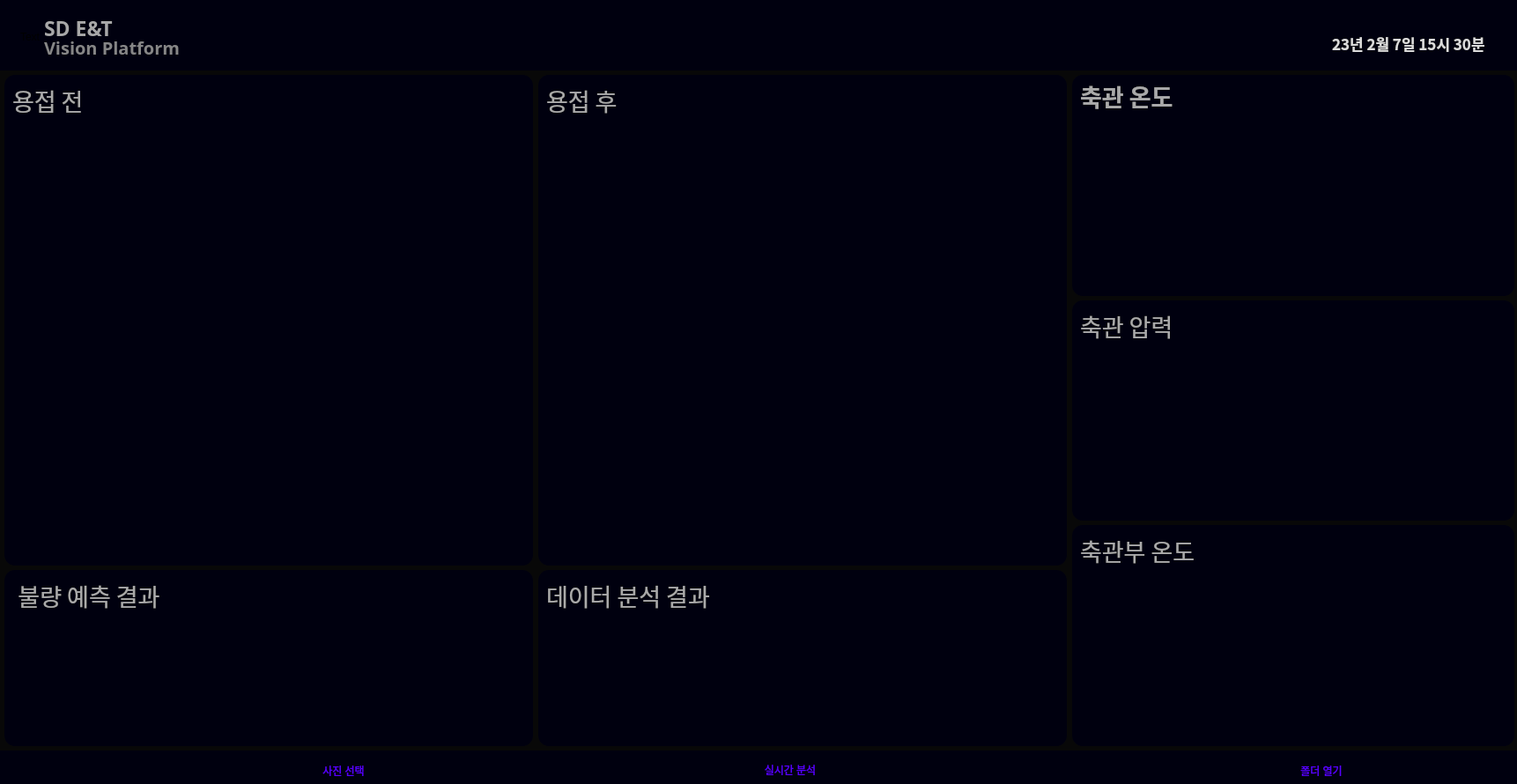
<?xml version="1.0" encoding="UTF-8"?>
<ui version="4.0">
 <class>widget</class>
 <widget class="QWidget" name="widget">
  <property name="geometry">
   <rect>
    <x>0</x>
    <y>0</y>
    <width>1722</width>
    <height>890</height>
   </rect>
  </property>
  <property name="windowTitle">
   <string>widget</string>
  </property>
  <widget class="QWidget" name="centralwidget">
   <property name="geometry">
    <rect>
     <x>0</x>
     <y>0</y>
     <width>1724</width>
     <height>892</height>
    </rect>
   </property>
   <property name="styleSheet">
    <string notr="true">background-color: rgb(8, 8, 8)</string>
   </property>
   <layout class="QVBoxLayout" name="verticalLayout">
    <property name="spacing">
     <number>5</number>
    </property>
    <property name="leftMargin">
     <number>0</number>
    </property>
    <property name="topMargin">
     <number>0</number>
    </property>
    <property name="rightMargin">
     <number>0</number>
    </property>
    <property name="bottomMargin">
     <number>0</number>
    </property>
    <item>
     <widget class="QFrame" name="topBar">
      <property name="minimumSize">
       <size>
        <width>0</width>
        <height>80</height>
       </size>
      </property>
      <property name="maximumSize">
       <size>
        <width>16777215</width>
        <height>80</height>
       </size>
      </property>
      <property name="styleSheet">
       <string notr="true">QFrame {
	background-color: rgb(13, 9, 36);
	border-radius: 5px 0px 0px 5px;
}</string>
      </property>
      <property name="frameShape">
       <enum>QFrame::NoFrame</enum>
      </property>
      <property name="frameShadow">
       <enum>QFrame::Raised</enum>
      </property>
      <layout class="QVBoxLayout" name="verticalLayout_5" stretch="0,0">
       <property name="spacing">
        <number>0</number>
       </property>
       <property name="leftMargin">
        <number>0</number>
       </property>
       <property name="topMargin">
        <number>0</number>
       </property>
       <property name="rightMargin">
        <number>0</number>
       </property>
       <property name="bottomMargin">
        <number>0</number>
       </property>
       <item>
        <widget class="QFrame" name="titleBar">
         <property name="maximumSize">
          <size>
           <width>16777215</width>
           <height>30</height>
          </size>
         </property>
         <property name="styleSheet">
          <string notr="true">	background-color:  rgb(0, 0, 15);
</string>
         </property>
         <property name="frameShape">
          <enum>QFrame::NoFrame</enum>
         </property>
         <property name="frameShadow">
          <enum>QFrame::Raised</enum>
         </property>
         <layout class="QHBoxLayout" name="horizontalLayout_7">
          <property name="spacing">
           <number>0</number>
          </property>
          <property name="leftMargin">
           <number>0</number>
          </property>
          <property name="topMargin">
           <number>0</number>
          </property>
          <property name="rightMargin">
           <number>0</number>
          </property>
          <property name="bottomMargin">
           <number>0</number>
          </property>
          <item>
           <spacer name="horizontalSpacer_3">
            <property name="orientation">
             <enum>Qt::Horizontal</enum>
            </property>
            <property name="sizeHint" stdset="0">
             <size>
              <width>1504</width>
              <height>20</height>
             </size>
            </property>
           </spacer>
          </item>
         </layout>
        </widget>
       </item>
       <item>
        <widget class="QFrame" name="actionBar">
         <property name="styleSheet">
          <string notr="true">QFrame {
	background-color:  rgb(0, 0, 15);
}

QSpacer {
	background-color:  rgb(0, 0, 15);
}</string>
         </property>
         <property name="frameShape">
          <enum>QFrame::NoFrame</enum>
         </property>
         <property name="frameShadow">
          <enum>QFrame::Raised</enum>
         </property>
         <layout class="QHBoxLayout" name="horizontalLayout_2">
          <property name="spacing">
           <number>0</number>
          </property>
          <property name="leftMargin">
           <number>0</number>
          </property>
          <property name="topMargin">
           <number>0</number>
          </property>
          <property name="rightMargin">
           <number>0</number>
          </property>
          <property name="bottomMargin">
           <number>0</number>
          </property>
          <item alignment="Qt::AlignTop">
           <widget class="QFrame" name="frame_6">
            <property name="minimumSize">
             <size>
              <width>400</width>
              <height>0</height>
             </size>
            </property>
            <property name="maximumSize">
             <size>
              <width>250</width>
              <height>16777215</height>
             </size>
            </property>
            <property name="font">
             <font>
              <pointsize>15</pointsize>
             </font>
            </property>
            <property name="styleSheet">
             <string notr="true">	background-color:  rgb(0, 0, 15);
</string>
            </property>
            <property name="frameShape">
             <enum>QFrame::NoFrame</enum>
            </property>
            <property name="frameShadow">
             <enum>QFrame::Raised</enum>
            </property>
            <layout class="QHBoxLayout" name="horizontalLayout_4">
             <property name="spacing">
              <number>5</number>
             </property>
             <property name="leftMargin">
              <number>5</number>
             </property>
             <property name="topMargin">
              <number>0</number>
             </property>
             <property name="rightMargin">
              <number>5</number>
             </property>
             <property name="bottomMargin">
              <number>15</number>
             </property>
             <item alignment="Qt::AlignHCenter|Qt::AlignVCenter">
              <widget class="QFrame" name="frame_5">
               <property name="minimumSize">
                <size>
                 <width>40</width>
                 <height>40</height>
                </size>
               </property>
               <property name="maximumSize">
                <size>
                 <width>40</width>
                 <height>40</height>
                </size>
               </property>
               <property name="font">
                <font>
                 <kerning>false</kerning>
                </font>
               </property>
               <property name="styleSheet">
                <string notr="true">border-radius: 20;
padding: 3px;</string>
               </property>
               <property name="frameShape">
                <enum>QFrame::NoFrame</enum>
               </property>
               <property name="frameShadow">
                <enum>QFrame::Raised</enum>
               </property>
               <layout class="QFormLayout" name="formLayout">
                <item row="0" column="0">
                 <widget class="QLabel" name="logo">
                  <property name="text">
                   <string>TextLabel</string>
                  </property>
                 </widget>
                </item>
               </layout>
              </widget>
             </item>
             <item alignment="Qt::AlignVCenter">
              <widget class="QFrame" name="frame_9">
               <property name="minimumSize">
                <size>
                 <width>400</width>
                 <height>0</height>
                </size>
               </property>
               <property name="maximumSize">
                <size>
                 <width>400</width>
                 <height>16777215</height>
                </size>
               </property>
               <property name="font">
                <font>
                 <pointsize>15</pointsize>
                </font>
               </property>
               <property name="styleSheet">
                <string notr="true">	background-color:  rgb(0, 0, 15);
</string>
               </property>
               <property name="frameShape">
                <enum>QFrame::NoFrame</enum>
               </property>
               <property name="frameShadow">
                <enum>QFrame::Raised</enum>
               </property>
               <layout class="QVBoxLayout" name="verticalLayout_8">
                <property name="spacing">
                 <number>0</number>
                </property>
                <property name="leftMargin">
                 <number>0</number>
                </property>
                <property name="topMargin">
                 <number>0</number>
                </property>
                <property name="rightMargin">
                 <number>0</number>
                </property>
                <property name="bottomMargin">
                 <number>0</number>
                </property>
                <item>
                 <widget class="QLabel" name="label_4">
                  <property name="font">
                   <font>
                    <family>에스코어 드림 6 Bold</family>
                    <pointsize>17</pointsize>
                    <bold>true</bold>
                   </font>
                  </property>
                  <property name="styleSheet">
                   <string notr="true">color: rgb(168, 168, 168);</string>
                  </property>
                  <property name="text">
                   <string>SD E&amp;T</string>
                  </property>
                 </widget>
                </item>
                <item>
                 <widget class="QLabel" name="label_5">
                  <property name="font">
                   <font>
                    <family>에스코어 드림 6 Bold</family>
                    <pointsize>15</pointsize>
                    <bold>true</bold>
                   </font>
                  </property>
                  <property name="styleSheet">
                   <string notr="true">color: rgb(134, 134, 134);</string>
                  </property>
                  <property name="text">
                   <string>Vision Platform</string>
                  </property>
                 </widget>
                </item>
               </layout>
              </widget>
             </item>
            </layout>
           </widget>
          </item>
          <item>
           <spacer name="horizontalSpacer">
            <property name="orientation">
             <enum>Qt::Horizontal</enum>
            </property>
            <property name="sizeType">
             <enum>QSizePolicy::Expanding</enum>
            </property>
            <property name="sizeHint" stdset="0">
             <size>
              <width>20</width>
              <height>20</height>
             </size>
            </property>
           </spacer>
          </item>
          <item>
           <widget class="QFrame" name="frame_7">
            <property name="sizePolicy">
             <sizepolicy hsizetype="Fixed" vsizetype="Preferred">
              <horstretch>0</horstretch>
              <verstretch>0</verstretch>
             </sizepolicy>
            </property>
            <property name="minimumSize">
             <size>
              <width>250</width>
              <height>0</height>
             </size>
            </property>
            <property name="maximumSize">
             <size>
              <width>250</width>
              <height>16777215</height>
             </size>
            </property>
            <property name="styleSheet">
             <string notr="true">	background-color:  rgb(0, 0, 15);
</string>
            </property>
            <property name="frameShape">
             <enum>QFrame::NoFrame</enum>
            </property>
            <property name="frameShadow">
             <enum>QFrame::Raised</enum>
            </property>
            <layout class="QHBoxLayout" name="horizontalLayout_3">
             <property name="spacing">
              <number>0</number>
             </property>
             <property name="leftMargin">
              <number>10</number>
             </property>
             <property name="topMargin">
              <number>0</number>
             </property>
             <property name="rightMargin">
              <number>10</number>
             </property>
             <property name="bottomMargin">
              <number>0</number>
             </property>
             <item alignment="Qt::AlignHCenter|Qt::AlignVCenter">
              <widget class="QLabel" name="Time">
               <property name="font">
                <font>
                 <family>에스코어 드림 6 Bold</family>
                 <pointsize>13</pointsize>
                 <bold>true</bold>
                </font>
               </property>
               <property name="styleSheet">
                <string notr="true">QLabel {
	color: rgb(220, 220, 220);
}

QLabel:hover {
	color: rgb(255, 115, 0);
}</string>
               </property>
               <property name="text">
                <string>23년 2월 7일 15시 30분</string>
               </property>
              </widget>
             </item>
            </layout>
           </widget>
          </item>
         </layout>
        </widget>
       </item>
      </layout>
     </widget>
    </item>
    <item>
     <widget class="QFrame" name="container">
      <property name="styleSheet">
       <string notr="true">background-color: rgb(8, 8, 8);</string>
      </property>
      <property name="frameShape">
       <enum>QFrame::NoFrame</enum>
      </property>
      <property name="frameShadow">
       <enum>QFrame::Raised</enum>
      </property>
      <layout class="QHBoxLayout" name="horizontalLayout">
       <property name="leftMargin">
        <number>5</number>
       </property>
       <property name="topMargin">
        <number>0</number>
       </property>
       <property name="rightMargin">
        <number>5</number>
       </property>
       <property name="bottomMargin">
        <number>0</number>
       </property>
       <item>
        <widget class="QFrame" name="frame">
         <property name="minimumSize">
          <size>
           <width>600</width>
           <height>0</height>
          </size>
         </property>
         <property name="maximumSize">
          <size>
           <width>600</width>
           <height>16777215</height>
          </size>
         </property>
         <property name="styleSheet">
          <string notr="true"/>
         </property>
         <property name="frameShape">
          <enum>QFrame::NoFrame</enum>
         </property>
         <property name="frameShadow">
          <enum>QFrame::Raised</enum>
         </property>
         <layout class="QVBoxLayout" name="verticalLayout_2">
          <property name="spacing">
           <number>5</number>
          </property>
          <property name="leftMargin">
           <number>0</number>
          </property>
          <property name="topMargin">
           <number>0</number>
          </property>
          <property name="rightMargin">
           <number>0</number>
          </property>
          <property name="bottomMargin">
           <number>0</number>
          </property>
          <item>
           <widget class="QFrame" name="spendingFrame">
            <property name="styleSheet">
             <string notr="true">QFrame {
	background-color:  rgb(0, 0, 15);
	border: none;
	border-radius: 12px;
}
</string>
            </property>
            <property name="frameShape">
             <enum>QFrame::NoFrame</enum>
            </property>
            <property name="frameShadow">
             <enum>QFrame::Raised</enum>
            </property>
            <layout class="QVBoxLayout" name="verticalLayout_6">
             <property name="spacing">
              <number>6</number>
             </property>
             <property name="leftMargin">
              <number>9</number>
             </property>
             <property name="topMargin">
              <number>9</number>
             </property>
             <property name="rightMargin">
              <number>9</number>
             </property>
             <property name="bottomMargin">
              <number>9</number>
             </property>
             <item alignment="Qt::AlignLeft|Qt::AlignTop">
              <widget class="QLabel" name="label_6">
               <property name="font">
                <font>
                 <family>에스코어 드림 6 Bold</family>
                 <pointsize>20</pointsize>
                </font>
               </property>
               <property name="styleSheet">
                <string notr="true">color: rgb(170, 170, 170);</string>
               </property>
               <property name="text">
                <string>용접 전</string>
               </property>
               <property name="margin">
                <number>10</number>
               </property>
              </widget>
             </item>
             <item>
              <widget class="QLabel" name="image3_time">
               <property name="font">
                <font>
                 <pointsize>12</pointsize>
                </font>
               </property>
               <property name="styleSheet">
                <string notr="true">color: rgb(170, 170, 170);</string>
               </property>
               <property name="text">
                <string/>
               </property>
               <property name="alignment">
                <set>Qt::AlignCenter</set>
               </property>
              </widget>
             </item>
             <item>
              <widget class="QLabel" name="image3">
               <property name="sizePolicy">
                <sizepolicy hsizetype="Preferred" vsizetype="Expanding">
                 <horstretch>0</horstretch>
                 <verstretch>0</verstretch>
                </sizepolicy>
               </property>
               <property name="styleSheet">
                <string notr="true">color: rgb(170, 170, 170);</string>
               </property>
               <property name="text">
                <string/>
               </property>
               <property name="alignment">
                <set>Qt::AlignCenter</set>
               </property>
              </widget>
             </item>
            </layout>
           </widget>
          </item>
          <item>
           <widget class="QFrame" name="subSpendBox">
            <property name="minimumSize">
             <size>
              <width>0</width>
              <height>200</height>
             </size>
            </property>
            <property name="maximumSize">
             <size>
              <width>16777215</width>
              <height>200</height>
             </size>
            </property>
            <property name="styleSheet">
             <string notr="true">QFrame {
	background-color:  rgb(0, 0, 15);
	border: none;
	border-radius: 12px;
}</string>
            </property>
            <property name="frameShape">
             <enum>QFrame::NoFrame</enum>
            </property>
            <property name="frameShadow">
             <enum>QFrame::Raised</enum>
            </property>
            <layout class="QVBoxLayout" name="verticalLayout_7" stretch="0,0">
             <property name="spacing">
              <number>6</number>
             </property>
             <property name="leftMargin">
              <number>9</number>
             </property>
             <property name="topMargin">
              <number>9</number>
             </property>
             <property name="rightMargin">
              <number>9</number>
             </property>
             <property name="bottomMargin">
              <number>9</number>
             </property>
             <item alignment="Qt::AlignLeft|Qt::AlignTop">
              <widget class="QLabel" name="label_10">
               <property name="font">
                <font>
                 <family>에스코어 드림 6 Bold</family>
                 <pointsize>20</pointsize>
                </font>
               </property>
               <property name="styleSheet">
                <string notr="true">color: rgb(170, 170, 170);</string>
               </property>
               <property name="text">
                <string> 불량 예측 결과</string>
               </property>
               <property name="alignment">
                <set>Qt::AlignCenter</set>
               </property>
               <property name="margin">
                <number>10</number>
               </property>
              </widget>
             </item>
             <item>
              <widget class="QLabel" name="image3_result">
               <property name="sizePolicy">
                <sizepolicy hsizetype="Preferred" vsizetype="Expanding">
                 <horstretch>0</horstretch>
                 <verstretch>0</verstretch>
                </sizepolicy>
               </property>
               <property name="font">
                <font>
                 <family>에스코어 드림 6 Bold</family>
                 <pointsize>50</pointsize>
                </font>
               </property>
               <property name="styleSheet">
                <string notr="true">color: rgb(255, 0, 98);
padding: 1px;
</string>
               </property>
               <property name="text">
                <string/>
               </property>
               <property name="alignment">
                <set>Qt::AlignCenter</set>
               </property>
              </widget>
             </item>
            </layout>
           </widget>
          </item>
         </layout>
        </widget>
       </item>
       <item>
        <widget class="QFrame" name="frame_2">
         <property name="minimumSize">
          <size>
           <width>600</width>
           <height>0</height>
          </size>
         </property>
         <property name="maximumSize">
          <size>
           <width>600</width>
           <height>16777215</height>
          </size>
         </property>
         <property name="styleSheet">
          <string notr="true"/>
         </property>
         <property name="frameShape">
          <enum>QFrame::NoFrame</enum>
         </property>
         <property name="frameShadow">
          <enum>QFrame::Raised</enum>
         </property>
         <layout class="QVBoxLayout" name="verticalLayout_3">
          <property name="spacing">
           <number>5</number>
          </property>
          <property name="leftMargin">
           <number>0</number>
          </property>
          <property name="topMargin">
           <number>0</number>
          </property>
          <property name="rightMargin">
           <number>0</number>
          </property>
          <property name="bottomMargin">
           <number>0</number>
          </property>
          <item>
           <widget class="QFrame" name="incomeBox">
            <property name="font">
             <font>
              <family>Arial Rounded MT Bold</family>
             </font>
            </property>
            <property name="styleSheet">
             <string notr="true">QFrame {
	background-color:  rgb(0, 0, 15);
	border: none;
	border-radius: 12px;
}</string>
            </property>
            <property name="frameShape">
             <enum>QFrame::NoFrame</enum>
            </property>
            <property name="frameShadow">
             <enum>QFrame::Raised</enum>
            </property>
            <layout class="QVBoxLayout" name="verticalLayout_13" stretch="0,0,0">
             <property name="spacing">
              <number>6</number>
             </property>
             <property name="leftMargin">
              <number>9</number>
             </property>
             <property name="topMargin">
              <number>9</number>
             </property>
             <property name="rightMargin">
              <number>9</number>
             </property>
             <property name="bottomMargin">
              <number>9</number>
             </property>
             <item alignment="Qt::AlignLeft|Qt::AlignTop">
              <widget class="QLabel" name="label_12">
               <property name="font">
                <font>
                 <family>에스코어 드림 6 Bold</family>
                 <pointsize>20</pointsize>
                </font>
               </property>
               <property name="styleSheet">
                <string notr="true">color: rgb(170, 170, 170);</string>
               </property>
               <property name="text">
                <string>용접 후</string>
               </property>
               <property name="margin">
                <number>10</number>
               </property>
              </widget>
             </item>
             <item>
              <widget class="QLabel" name="image4_time">
               <property name="font">
                <font>
                 <pointsize>12</pointsize>
                </font>
               </property>
               <property name="styleSheet">
                <string notr="true">color: rgb(170, 170, 170);</string>
               </property>
               <property name="text">
                <string/>
               </property>
               <property name="alignment">
                <set>Qt::AlignCenter</set>
               </property>
              </widget>
             </item>
             <item>
              <widget class="QLabel" name="image4">
               <property name="sizePolicy">
                <sizepolicy hsizetype="Preferred" vsizetype="Expanding">
                 <horstretch>0</horstretch>
                 <verstretch>0</verstretch>
                </sizepolicy>
               </property>
               <property name="styleSheet">
                <string notr="true">color: rgb(170, 170, 170);</string>
               </property>
               <property name="text">
                <string/>
               </property>
               <property name="alignment">
                <set>Qt::AlignCenter</set>
               </property>
              </widget>
             </item>
            </layout>
           </widget>
          </item>
          <item>
           <widget class="QFrame" name="savingsBox">
            <property name="minimumSize">
             <size>
              <width>0</width>
              <height>200</height>
             </size>
            </property>
            <property name="maximumSize">
             <size>
              <width>16777215</width>
              <height>200</height>
             </size>
            </property>
            <property name="sizeIncrement">
             <size>
              <width>0</width>
              <height>0</height>
             </size>
            </property>
            <property name="styleSheet">
             <string notr="true">QFrame {
	background-color:  rgb(0, 0, 15);
	border: none;
	border-radius: 12px;
}</string>
            </property>
            <property name="frameShape">
             <enum>QFrame::NoFrame</enum>
            </property>
            <property name="frameShadow">
             <enum>QFrame::Raised</enum>
            </property>
            <layout class="QVBoxLayout" name="verticalLayout_21">
             <item alignment="Qt::AlignLeft|Qt::AlignTop">
              <widget class="QLabel" name="label_2">
               <property name="font">
                <font>
                 <family>에스코어 드림 6 Bold</family>
                 <pointsize>20</pointsize>
                </font>
               </property>
               <property name="styleSheet">
                <string notr="true">color: rgb(170, 170, 170);</string>
               </property>
               <property name="text">
                <string>데이터 분석 결과</string>
               </property>
               <property name="margin">
                <number>10</number>
               </property>
              </widget>
             </item>
             <item>
              <widget class="QLabel" name="image2_result">
               <property name="sizePolicy">
                <sizepolicy hsizetype="Preferred" vsizetype="Expanding">
                 <horstretch>0</horstretch>
                 <verstretch>0</verstretch>
                </sizepolicy>
               </property>
               <property name="font">
                <font>
                 <family>에스코어 드림 6 Bold</family>
                 <pointsize>50</pointsize>
                </font>
               </property>
               <property name="styleSheet">
                <string notr="true">color: rgb(7, 255, 119);
padding: 1px;
</string>
               </property>
               <property name="text">
                <string/>
               </property>
               <property name="alignment">
                <set>Qt::AlignCenter</set>
               </property>
              </widget>
             </item>
            </layout>
           </widget>
          </item>
         </layout>
        </widget>
       </item>
       <item>
        <widget class="QFrame" name="frame_3">
         <property name="maximumSize">
          <size>
           <width>16777215</width>
           <height>16777215</height>
          </size>
         </property>
         <property name="styleSheet">
          <string notr="true"/>
         </property>
         <property name="frameShape">
          <enum>QFrame::NoFrame</enum>
         </property>
         <property name="frameShadow">
          <enum>QFrame::Raised</enum>
         </property>
         <layout class="QVBoxLayout" name="verticalLayout_4">
          <property name="spacing">
           <number>5</number>
          </property>
          <property name="leftMargin">
           <number>0</number>
          </property>
          <property name="topMargin">
           <number>0</number>
          </property>
          <property name="rightMargin">
           <number>0</number>
          </property>
          <property name="bottomMargin">
           <number>0</number>
          </property>
          <item>
           <widget class="QFrame" name="calenderBox">
            <property name="sizePolicy">
             <sizepolicy hsizetype="Preferred" vsizetype="Expanding">
              <horstretch>0</horstretch>
              <verstretch>0</verstretch>
             </sizepolicy>
            </property>
            <property name="minimumSize">
             <size>
              <width>0</width>
              <height>250</height>
             </size>
            </property>
            <property name="maximumSize">
             <size>
              <width>16777215</width>
              <height>16777215</height>
             </size>
            </property>
            <property name="styleSheet">
             <string notr="true">QFrame {
	background-color:  rgb(0, 0, 15);
	border: none;
	border-radius: 12px;
}</string>
            </property>
            <property name="frameShape">
             <enum>QFrame::NoFrame</enum>
            </property>
            <property name="frameShadow">
             <enum>QFrame::Raised</enum>
            </property>
            <layout class="QVBoxLayout" name="verticalLayout_9">
             <property name="spacing">
              <number>6</number>
             </property>
             <property name="leftMargin">
              <number>9</number>
             </property>
             <property name="topMargin">
              <number>9</number>
             </property>
             <property name="rightMargin">
              <number>9</number>
             </property>
             <property name="bottomMargin">
              <number>9</number>
             </property>
             <item>
              <widget class="QLabel" name="label_47">
               <property name="minimumSize">
                <size>
                 <width>180</width>
                 <height>0</height>
                </size>
               </property>
               <property name="maximumSize">
                <size>
                 <width>150</width>
                 <height>30</height>
                </size>
               </property>
               <property name="font">
                <font>
                 <family>에스코어 드림 6 Bold</family>
                 <pointsize>20</pointsize>
                 <bold>true</bold>
                </font>
               </property>
               <property name="styleSheet">
                <string notr="true">color: rgb(170, 170, 170);</string>
               </property>
               <property name="text">
                <string>축관 온도</string>
               </property>
              </widget>
             </item>
             <item>
              <widget class="QLabel" name="graph1">
               <property name="text">
                <string/>
               </property>
              </widget>
             </item>
            </layout>
           </widget>
          </item>
          <item>
           <widget class="QFrame" name="investBox">
            <property name="sizePolicy">
             <sizepolicy hsizetype="Preferred" vsizetype="Expanding">
              <horstretch>0</horstretch>
              <verstretch>0</verstretch>
             </sizepolicy>
            </property>
            <property name="minimumSize">
             <size>
              <width>0</width>
              <height>250</height>
             </size>
            </property>
            <property name="maximumSize">
             <size>
              <width>16777215</width>
              <height>16777215</height>
             </size>
            </property>
            <property name="styleSheet">
             <string notr="true">QFrame {
	background-color:  rgb(0, 0, 15);
	border: none;
	border-radius: 12px;
}</string>
            </property>
            <property name="frameShape">
             <enum>QFrame::NoFrame</enum>
            </property>
            <property name="frameShadow">
             <enum>QFrame::Raised</enum>
            </property>
            <layout class="QVBoxLayout" name="verticalLayout_11">
             <item alignment="Qt::AlignLeft|Qt::AlignTop">
              <widget class="QLabel" name="label_7">
               <property name="font">
                <font>
                 <family>에스코어 드림 6 Bold</family>
                 <pointsize>20</pointsize>
                </font>
               </property>
               <property name="styleSheet">
                <string notr="true">color: rgb(170, 170, 170);</string>
               </property>
               <property name="text">
                <string>축관 압력</string>
               </property>
              </widget>
             </item>
             <item>
              <widget class="QLabel" name="graph2">
               <property name="sizePolicy">
                <sizepolicy hsizetype="Preferred" vsizetype="Expanding">
                 <horstretch>0</horstretch>
                 <verstretch>0</verstretch>
                </sizepolicy>
               </property>
               <property name="text">
                <string/>
               </property>
              </widget>
             </item>
            </layout>
           </widget>
          </item>
          <item>
           <widget class="QFrame" name="loadnsBox">
            <property name="sizePolicy">
             <sizepolicy hsizetype="Preferred" vsizetype="Expanding">
              <horstretch>0</horstretch>
              <verstretch>0</verstretch>
             </sizepolicy>
            </property>
            <property name="minimumSize">
             <size>
              <width>0</width>
              <height>250</height>
             </size>
            </property>
            <property name="maximumSize">
             <size>
              <width>16777215</width>
              <height>16777215</height>
             </size>
            </property>
            <property name="styleSheet">
             <string notr="true">QFrame {
	background-color:  rgb(0, 0, 15);
	border: none;
	border-radius: 12px;
}</string>
            </property>
            <property name="frameShape">
             <enum>QFrame::NoFrame</enum>
            </property>
            <property name="frameShadow">
             <enum>QFrame::Raised</enum>
            </property>
            <layout class="QVBoxLayout" name="verticalLayout_10">
             <item alignment="Qt::AlignTop">
              <widget class="QLabel" name="label_15">
               <property name="font">
                <font>
                 <family>에스코어 드림 6 Bold</family>
                 <pointsize>20</pointsize>
                </font>
               </property>
               <property name="styleSheet">
                <string notr="true">color: rgb(170, 170, 170);</string>
               </property>
               <property name="text">
                <string>축관부 온도</string>
               </property>
              </widget>
             </item>
             <item>
              <widget class="QLabel" name="graph3">
               <property name="sizePolicy">
                <sizepolicy hsizetype="Preferred" vsizetype="Expanding">
                 <horstretch>0</horstretch>
                 <verstretch>0</verstretch>
                </sizepolicy>
               </property>
               <property name="font">
                <font>
                 <family>Arial Narrow</family>
                </font>
               </property>
               <property name="text">
                <string/>
               </property>
              </widget>
             </item>
            </layout>
           </widget>
          </item>
         </layout>
        </widget>
       </item>
      </layout>
     </widget>
    </item>
    <item>
     <widget class="QFrame" name="bottomBar">
      <property name="minimumSize">
       <size>
        <width>0</width>
        <height>40</height>
       </size>
      </property>
      <property name="maximumSize">
       <size>
        <width>16777215</width>
        <height>40</height>
       </size>
      </property>
      <property name="styleSheet">
       <string notr="true">	background-color:  rgb(0, 0, 15);
</string>
      </property>
      <property name="frameShape">
       <enum>QFrame::NoFrame</enum>
      </property>
      <property name="frameShadow">
       <enum>QFrame::Raised</enum>
      </property>
      <widget class="QPushButton" name="btn_page1">
       <property name="geometry">
        <rect>
         <x>847</x>
         <y>9</y>
         <width>100</width>
         <height>26</height>
        </rect>
       </property>
       <property name="minimumSize">
        <size>
         <width>100</width>
         <height>26</height>
        </size>
       </property>
       <property name="maximumSize">
        <size>
         <width>26</width>
         <height>26</height>
        </size>
       </property>
       <property name="styleSheet">
        <string notr="true">QPushButton {
	border: none;
	background-color:  rgb(0, 0, 15);
	border-radius: 13;
	color: rgb(85, 0, 255);
}

QPushButton:hover {
	background-color: rgb(85, 0, 255);
	color: rgb(7, 255, 119);
}

QPushButton:pressed {
	background-color: rgb(0, 0, 0);
}</string>
       </property>
       <property name="text">
        <string>실시간 분석</string>
       </property>
       <property name="icon">
        <iconset>
         <normaloff>:/icons/icons/chart.svg</normaloff>:/icons/icons/chart.svg</iconset>
       </property>
       <property name="iconSize">
        <size>
         <width>20</width>
         <height>20</height>
        </size>
       </property>
      </widget>
      <widget class="QPushButton" name="btn_new">
       <property name="geometry">
        <rect>
         <x>340</x>
         <y>10</y>
         <width>100</width>
         <height>26</height>
        </rect>
       </property>
       <property name="minimumSize">
        <size>
         <width>100</width>
         <height>26</height>
        </size>
       </property>
       <property name="maximumSize">
        <size>
         <width>26</width>
         <height>26</height>
        </size>
       </property>
       <property name="styleSheet">
        <string notr="true">QPushButton {
	border: none;
	background-color:  rgb(0, 0, 15);
	border-radius: 13;
	color: rgb(85, 0, 255);
}

QPushButton:hover {
	background-color: rgb(85, 0, 255);
	color: rgb(7, 255, 119);
}

QPushButton:pressed {
	background-color: rgb(0, 0, 0);
}</string>
       </property>
       <property name="text">
        <string>사진 선택</string>
       </property>
       <property name="icon">
        <iconset>
         <normaloff>:/icons/icons/plus.svg</normaloff>:/icons/icons/plus.svg</iconset>
       </property>
       <property name="iconSize">
        <size>
         <width>20</width>
         <height>20</height>
        </size>
       </property>
      </widget>
      <widget class="QPushButton" name="btn_open_file">
       <property name="geometry">
        <rect>
         <x>1450</x>
         <y>10</y>
         <width>100</width>
         <height>26</height>
        </rect>
       </property>
       <property name="minimumSize">
        <size>
         <width>100</width>
         <height>26</height>
        </size>
       </property>
       <property name="maximumSize">
        <size>
         <width>26</width>
         <height>26</height>
        </size>
       </property>
       <property name="styleSheet">
        <string notr="true">QPushButton {
	border: none;
	background-color:  rgb(0, 0, 15);
	border-radius: 13;
	color: rgb(85, 0, 255);
}

QPushButton:hover {
	background-color: rgb(85, 0, 255);
	color: rgb(7, 255, 119);
}

QPushButton:pressed {
	background-color: rgb(0, 0, 0);
}</string>
       </property>
       <property name="text">
        <string>폴더 열기</string>
       </property>
       <property name="icon">
        <iconset>
         <normaloff>:/icons/icons/account.svg</normaloff>:/icons/icons/account.svg</iconset>
       </property>
       <property name="iconSize">
        <size>
         <width>20</width>
         <height>20</height>
        </size>
       </property>
      </widget>
     </widget>
    </item>
   </layout>
  </widget>
 </widget>
 <resources>
  <include location="resources/resources.qrc"/>
 </resources>
 <connections/>
</ui>
